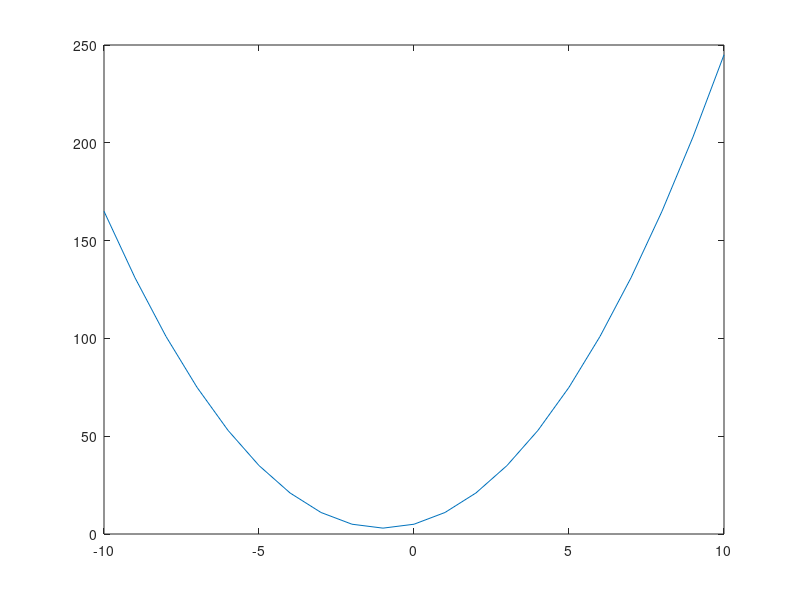

MATLAB code to generate this figure:
% Octave Script 
% Title          :Funcion #7
% Descripcion    :Solucion a las funciones del tema 2.2 
% Author         :Hector Daniel Marmoleo Garcia 
% Date           :20211028
% Version        :1
% Usage          :octave> cd /path/
%                :octave> Funcion7
% Notes          :Requiere aplicacion octave
%                :https://octaveintro.readthedocs.io/en/latest/index.html
clear
% dominio de la funcion 
x=-10:1:10
% regla de correspondencia (Funcion)
fx = 2*(x.^2)  + ( 3 * x)/ x.^2  + ( 4*x) + 5
% plotear funcion
plot(x, fx);
